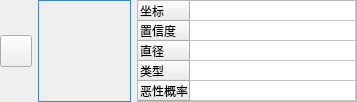
<?xml version="1.0" encoding="UTF-8"?>
<ui version="4.0">
 <class>Form</class>
 <widget class="QWidget" name="Form">
  <property name="geometry">
   <rect>
    <x>0</x>
    <y>0</y>
    <width>357</width>
    <height>102</height>
   </rect>
  </property>
  <property name="minimumSize">
   <size>
    <width>0</width>
    <height>102</height>
   </size>
  </property>
  <property name="maximumSize">
   <size>
    <width>90000</width>
    <height>102</height>
   </size>
  </property>
  <property name="windowTitle">
   <string>Form</string>
  </property>
  <layout class="QGridLayout" name="gridLayout" rowstretch="0">
   <property name="sizeConstraint">
    <enum>QLayout::SetDefaultConstraint</enum>
   </property>
   <property name="leftMargin">
    <number>0</number>
   </property>
   <property name="topMargin">
    <number>0</number>
   </property>
   <property name="rightMargin">
    <number>0</number>
   </property>
   <property name="bottomMargin">
    <number>0</number>
   </property>
   <property name="horizontalSpacing">
    <number>6</number>
   </property>
   <item row="0" column="0">
    <widget class="QToolButton" name="deleteButton">
     <property name="minimumSize">
      <size>
       <width>32</width>
       <height>32</height>
      </size>
     </property>
     <property name="maximumSize">
      <size>
       <width>32</width>
       <height>32</height>
      </size>
     </property>
     <property name="focusPolicy">
      <enum>Qt::NoFocus</enum>
     </property>
     <property name="text">
      <string/>
     </property>
     <property name="icon">
      <iconset resource="../../resources/archive.qrc">
       <normaloff>:/picture/trashcan.png</normaloff>:/picture/trashcan.png</iconset>
     </property>
    </widget>
   </item>
   <item row="0" column="2">
    <widget class="QTableWidget" name="tableWidget">
     <property name="minimumSize">
      <size>
       <width>0</width>
       <height>0</height>
      </size>
     </property>
     <property name="maximumSize">
      <size>
       <width>220</width>
       <height>16777215</height>
      </size>
     </property>
     <property name="focusPolicy">
      <enum>Qt::NoFocus</enum>
     </property>
     <property name="horizontalScrollBarPolicy">
      <enum>Qt::ScrollBarAlwaysOff</enum>
     </property>
     <property name="showGrid">
      <bool>true</bool>
     </property>
     <property name="gridStyle">
      <enum>Qt::SolidLine</enum>
     </property>
     <attribute name="horizontalHeaderVisible">
      <bool>false</bool>
     </attribute>
     <attribute name="horizontalHeaderCascadingSectionResizes">
      <bool>false</bool>
     </attribute>
     <attribute name="horizontalHeaderHighlightSections">
      <bool>true</bool>
     </attribute>
     <attribute name="horizontalHeaderStretchLastSection">
      <bool>true</bool>
     </attribute>
     <attribute name="verticalHeaderCascadingSectionResizes">
      <bool>false</bool>
     </attribute>
     <attribute name="verticalHeaderMinimumSectionSize">
      <number>20</number>
     </attribute>
     <attribute name="verticalHeaderDefaultSectionSize">
      <number>20</number>
     </attribute>
     <attribute name="verticalHeaderStretchLastSection">
      <bool>false</bool>
     </attribute>
     <row>
      <property name="text">
       <string>坐标</string>
      </property>
     </row>
     <row>
      <property name="text">
       <string>置信度</string>
      </property>
     </row>
     <row>
      <property name="text">
       <string>直径</string>
      </property>
     </row>
     <row>
      <property name="text">
       <string>类型</string>
      </property>
     </row>
     <row>
      <property name="text">
       <string>恶性概率</string>
      </property>
     </row>
     <column>
      <property name="text">
       <string>New Column</string>
      </property>
     </column>
     <item row="3" column="0">
      <property name="text">
       <string/>
      </property>
     </item>
    </widget>
   </item>
   <item row="0" column="1">
    <widget class="QThumbnail" name="imgLabel">
     <property name="sizePolicy">
      <sizepolicy hsizetype="Expanding" vsizetype="Expanding">
       <horstretch>0</horstretch>
       <verstretch>0</verstretch>
      </sizepolicy>
     </property>
     <property name="minimumSize">
      <size>
       <width>80</width>
       <height>1</height>
      </size>
     </property>
     <property name="baseSize">
      <size>
       <width>0</width>
       <height>0</height>
      </size>
     </property>
     <property name="cursor">
      <cursorShape>CrossCursor</cursorShape>
     </property>
     <property name="styleSheet">
      <string notr="true">border: 1px solid SteelBlue;</string>
     </property>
     <property name="frameShape">
      <enum>QFrame::Panel</enum>
     </property>
     <property name="frameShadow">
      <enum>QFrame::Plain</enum>
     </property>
     <property name="lineWidth">
      <number>1</number>
     </property>
     <property name="text">
      <string/>
     </property>
     <property name="alignment">
      <set>Qt::AlignCenter</set>
     </property>
    </widget>
   </item>
  </layout>
 </widget>
 <customwidgets>
  <customwidget>
   <class>QThumbnail</class>
   <extends>QLabel</extends>
   <header>qthumbnail.h</header>
  </customwidget>
 </customwidgets>
 <resources>
  <include location="../../resources/archive.qrc"/>
 </resources>
 <connections/>
</ui>
